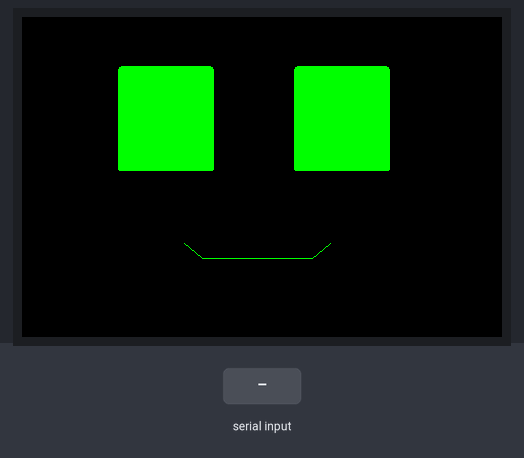
Bench run of a sketch on a simulated ESP32. On the bench: 480×320 colour display. The test bench sets the inputs (shaded band). Random numbers use the default seed unless the sketch sets one.

Above: at 1.5 s.
1.6 s: "phase1: \n" received over Serial
At 2.1 s:
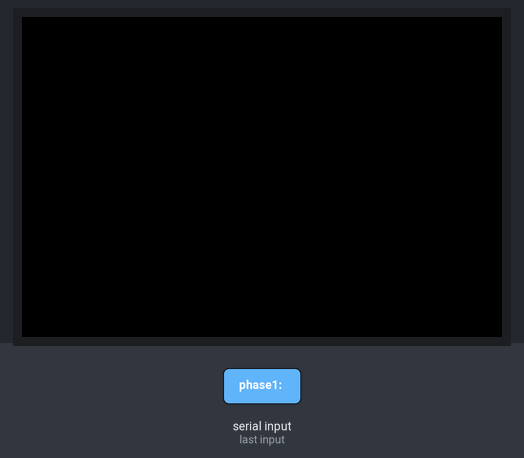
4.6 s: "2" received over Serial
At 5.6 s:
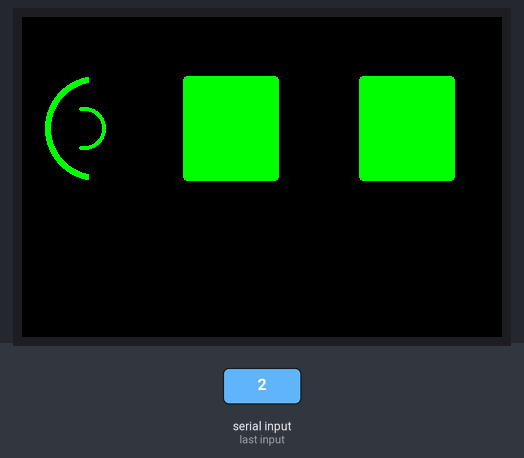
7.6 s: "1" received over Serial
At 8.4 s:
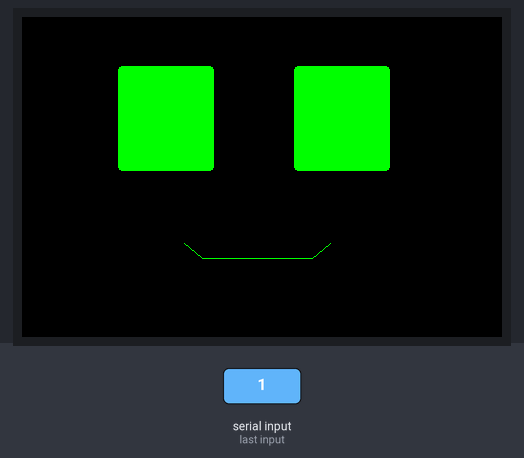
10.1 s: "0" received over Serial
Timing chart, 0 to 13.1 s (numbered marks = the images above; inputs shaded):
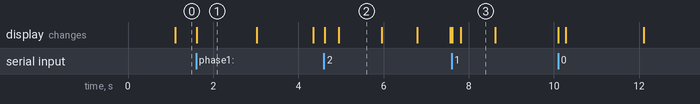

The sketch:

robot-display.ino
```cpp
#include <TFT_eSPI.h>
#include <elapsedMillis.h>

TFT_eSPI tft = TFT_eSPI();

enum Face {IDLE, LISTEN, SPEAK};

#define BG_COLOR TFT_BLACK
#define FG_COLOR TFT_GREEN

constexpr int DISPLAY_WIDTH=480;
constexpr int DISPLAY_HEIGHT=320;

constexpr int EYE_WIDTH=DISPLAY_WIDTH*0.2;
constexpr int EYE_HEIGHT=DISPLAY_HEIGHT*0.33;
constexpr int EYE_LEFT_POS_X=DISPLAY_WIDTH*0.30 - EYE_WIDTH*0.5;
constexpr int EYE_RIGHT_POS_X=DISPLAY_HEIGHT*0.70 + EYE_WIDTH*0.5;
constexpr int EYE_POS_Y = DISPLAY_HEIGHT*0.4 - EYE_HEIGHT*0.75;
constexpr int EYE_CORNER_RADIUS=4;
constexpr int EYE_ANIM_BLINK_TOTAL_TIME = 200;
constexpr int EYE_ANIM_BLINK_DRAW_TIME = 15;

// constexpr int MOUTH_POS_X = EYE_LEFT_POS_X;
constexpr int MOUTH_POS_X = EYE_LEFT_POS_X + 0.5*EYE_WIDTH;
constexpr int MOUTH_POS_Y = EYE_POS_Y + EYE_HEIGHT + 4;
// constexpr int MOUTH_WIDTH = EYE_RIGHT_POS_X + EYE_WIDTH - EYE_LEFT_POS_X;
constexpr int MOUTH_WIDTH = EYE_RIGHT_POS_X - EYE_LEFT_POS_X ;//+ 0.5*EYE_WIDTH;
constexpr int MOUTH_HEIGHT = DISPLAY_HEIGHT*0.4;
constexpr int MOUTH_ACTIVE_WIDTH=MOUTH_WIDTH*0.2;
constexpr int MOUTH_SMILE_START_X = MOUTH_POS_X*1.25;
constexpr int MOUTH_SMILE_END_X = MOUTH_POS_X + MOUTH_WIDTH/1.2;
constexpr int MOUTH_SMILE_DISPL_X = 18;
constexpr int MOUTH_SMILE_DISPL_Y = 15;
constexpr int MOUTH_SMILE_POS_Y =  MOUTH_POS_Y+0.65*MOUTH_HEIGHT;

constexpr int EAR_BIG_OUTER_RADIUS = EYE_HEIGHT*0.5;
constexpr int EAR_BIG_INNER_RADIUS = EYE_HEIGHT*0.5 - 5;
constexpr int EAR_BIG_START_ANGLE = 10;
constexpr int EAR_BIG_END_ANGLE = 170;
constexpr int EAR_SMALL_START_ANGLE = 165;
constexpr int EAR_SMALL_END_ANGLE = 15;
constexpr int EAR_SMALL_OUTER_RADIUS = EYE_HEIGHT*0.2;
constexpr int EAR_SMALL_INNER_RADIUS = EYE_HEIGHT*0.2 - 3;
constexpr int EAR_POS_Y = EYE_POS_Y + 10;

void drawSmile();
void drawFace(int offx=0, int offy=0);
void drawEyes(int offx=0,int offy=0);
void cleanEyes(int offx=0,int offy=0);
void drawEyesBorder(int offx=0,int offy=0);
void animationIdle();
void animationBlink(bool fullface=false);
void animationListen();
void animationSpeak();

Face face = IDLE;

void setup() {
  Serial.begin(115200);

  tft.init();
  tft.invertDisplay(0);
  tft.setRotation(3); // Try 1 or 3 for landscape orientation
  tft.fillScreen(BG_COLOR); // Initial screen clear in setup
  // Initial screen clear in setup
  tft.setCursor(20,20);
  tft.println("hello");
}

void loop(){
  static uint8_t b = 0;
  static bool b1 = false;
  while(Serial.available()) {
    tft.fillScreen(BG_COLOR); // Initial screen clear in setup
    tft.setCursor(20,20);
    b = Serial.read();
    b1 = true;
  }
  if(b1){
    //tft.println(String(b));
    b1 = false;

    if(b == 2 || b == '2') face=LISTEN;
    else if(b == 3 || b == '3') face=SPEAK;
    else face = IDLE;

  }

  switch(face){
    case LISTEN:
      animationListen();
    break;
    case SPEAK:
      animationSpeak();
    break;
    case IDLE:
      animationIdle();
  }
  //drawEyes();
  // delay(1500);
  // animationBlink();
  //animationListen();
  //animationSpeak();
}

void cleanEyes(int offx, int offy){
  tft.fillRoundRect(EYE_LEFT_POS_X+offx, EYE_POS_Y+offy, EYE_WIDTH, EYE_HEIGHT, EYE_CORNER_RADIUS, BG_COLOR);
  tft.fillRoundRect(EYE_RIGHT_POS_X+offx, EYE_POS_Y+offy, EYE_WIDTH, EYE_HEIGHT, EYE_CORNER_RADIUS, BG_COLOR);
}

void drawFace(int offx, int offy){
  drawEyes(offx, offy);
  drawSmile();
  // tft.drawLine(MOUTH_POS_X, MOUTH_POS_Y+0.65*MOUTH_HEIGHT, MOUTH_POS_X+MOUTH_WIDTH, MOUTH_POS_Y+0.65*MOUTH_HEIGHT, FG_COLOR);
  // tft.drawLine(MOUTH_POS_X, MOUTH_POS_Y+0.65*MOUTH_HEIGHT, MOUTH_POS_X-18, MOUTH_POS_Y+0.65*MOUTH_HEIGHT-15, FG_COLOR);
  // tft.drawLine(MOUTH_POS_X+MOUTH_WIDTH, MOUTH_POS_Y+0.65*MOUTH_HEIGHT, MOUTH_POS_X+MOUTH_WIDTH+18, MOUTH_POS_Y+0.65*MOUTH_HEIGHT-15, FG_COLOR);
}

void drawSmile(){
  tft.drawLine(MOUTH_SMILE_START_X, MOUTH_SMILE_POS_Y, MOUTH_SMILE_END_X, MOUTH_SMILE_POS_Y, FG_COLOR);
  tft.drawLine(MOUTH_SMILE_START_X, MOUTH_SMILE_POS_Y, MOUTH_SMILE_START_X-MOUTH_SMILE_DISPL_X, MOUTH_SMILE_POS_Y-MOUTH_SMILE_DISPL_Y, FG_COLOR);
  tft.drawLine(MOUTH_SMILE_END_X, MOUTH_SMILE_POS_Y, MOUTH_SMILE_END_X+MOUTH_SMILE_DISPL_X, MOUTH_SMILE_POS_Y-MOUTH_SMILE_DISPL_Y, FG_COLOR);
}

void drawEyes(int offx, int offy){
  tft.fillRoundRect(EYE_LEFT_POS_X+offx, EYE_POS_Y+offy, EYE_WIDTH, EYE_HEIGHT, EYE_CORNER_RADIUS, FG_COLOR);
  tft.fillRoundRect(EYE_RIGHT_POS_X+offx, EYE_POS_Y+offy, EYE_WIDTH, EYE_HEIGHT, EYE_CORNER_RADIUS, FG_COLOR);
}

void drawEyesBorder(int offx, int offy){
  tft.drawRoundRect(EYE_LEFT_POS_X+offx, EYE_POS_Y+offy, EYE_WIDTH, EYE_HEIGHT, EYE_CORNER_RADIUS, FG_COLOR);
  tft.drawRoundRect(EYE_RIGHT_POS_X+offx, EYE_POS_Y+offy, EYE_WIDTH, EYE_HEIGHT, EYE_CORNER_RADIUS, FG_COLOR);
}

void drawMouth(double phase1, double phase2, double phase3){
  // Mouth is a sinusoidal function with dynamic amplitude
  tft.fillRect(MOUTH_POS_X, MOUTH_POS_Y, MOUTH_WIDTH, MOUTH_HEIGHT, BG_COLOR);
  int old_x{MOUTH_POS_X};
  int old_y{MOUTH_POS_Y + MOUTH_HEIGHT*0.4};

  for (int x = MOUTH_POS_X ; x < MOUTH_POS_X + MOUTH_WIDTH; x++){

    // Serial.print("x ");
    // Serial.println(x);
    double y1 = abs(x - phase1) > 1e-1 ? 35*sin(x - phase1)/(x - phase1) : 35;
    // Serial.print("y ");
    // Serial.println(y);
    double y2 = abs(x - phase2) > 1e-1 ? -35*sin(0.4*PI*(double)x - phase2)/(x - phase2) : -35;
    // Serial.print("y ");
    // Serial.println(y);
    double y3 = abs(x - phase3) > 1e-1 ? -25*sin(0.02*PI*x*x*x - phase3)/(x - phase3) : -25;
    int y = y1 + y2 + y3 + MOUTH_POS_Y + MOUTH_HEIGHT*0.4;

    tft.drawLine(old_x, old_y, x, y, FG_COLOR);
    old_x = x;
    old_y = y;
  }
}


void animationListen(){
  static elapsedMillis animTimer=0;
  static unsigned long waitTime=0;
  static bool state = false;

  if(animTimer >= waitTime){
    tft.fillScreen(BG_COLOR); // Initial screen clear in setup
    state = !state;
    waitTime = 600 + random(4)*80;
    animTimer = 0;
  }

  if(state){
    drawEyes(65, EAR_POS_Y - EYE_POS_Y);
    tft.drawArc(62, EAR_POS_Y + EYE_HEIGHT*0.3 + EAR_SMALL_OUTER_RADIUS , EAR_SMALL_OUTER_RADIUS, EAR_SMALL_INNER_RADIUS, EAR_SMALL_START_ANGLE, EAR_SMALL_END_ANGLE, FG_COLOR, BG_COLOR, true);
    tft.drawArc(75, EAR_POS_Y + EAR_BIG_OUTER_RADIUS, EAR_BIG_OUTER_RADIUS, EAR_BIG_INNER_RADIUS, EAR_BIG_START_ANGLE, EAR_BIG_END_ANGLE, FG_COLOR, BG_COLOR, true);
  }else{
    drawEyes(-65, EAR_POS_Y - EYE_POS_Y);
    tft.drawArc(DISPLAY_WIDTH - 62 - EAR_SMALL_OUTER_RADIUS, EAR_POS_Y + EYE_HEIGHT*0.3 + EAR_SMALL_OUTER_RADIUS , EAR_SMALL_OUTER_RADIUS, EAR_SMALL_INNER_RADIUS, 360 - EAR_SMALL_END_ANGLE, 360 - EAR_SMALL_START_ANGLE, FG_COLOR, BG_COLOR, true);
    tft.drawArc(DISPLAY_WIDTH - 75 - EAR_SMALL_OUTER_RADIUS, EAR_POS_Y + EAR_BIG_OUTER_RADIUS, EAR_BIG_OUTER_RADIUS, EAR_BIG_INNER_RADIUS, 360 - EAR_BIG_END_ANGLE, 360 - EAR_BIG_START_ANGLE, FG_COLOR, BG_COLOR, true);
  }

}

void animationSpeak(){
  // tft.fillScreen(BG_COLOR); // Initial screen clear in setup
  drawEyes();

  static double phase1{0};
  static double phase2{-16};
  static double phase3{13};
  static double offset1{19};
  static double offset2{-25};
  static double offset3{12};

  drawMouth(phase1 + 0.5*DISPLAY_WIDTH, phase2 + 0.5*DISPLAY_WIDTH, phase3 + 0.5*DISPLAY_WIDTH);

  if(phase1 > MOUTH_ACTIVE_WIDTH || phase1 < -MOUTH_ACTIVE_WIDTH) offset1 *= -1;
  if(phase2 > MOUTH_ACTIVE_WIDTH || phase2 < -MOUTH_ACTIVE_WIDTH) offset2 *= -1;
  if(phase3 > MOUTH_ACTIVE_WIDTH || phase3 < -MOUTH_ACTIVE_WIDTH) offset3 *= -1;

  phase1 += offset1;
  phase2 += offset2;
  phase3 += offset3;
  // Serial.print("phase1: ");
  // Serial.println(phase1);
}


void animationBlink(bool fullface) {
  if(fullface) drawFace();
  else drawEyes();

  for(int i = 0; i < random(1,2); i++){
    delay(350 + random(3)*50);
    elapsedMillis t = 0;
    elapsedMillis t1 = 0;
    while(t <= EYE_ANIM_BLINK_TOTAL_TIME){
      if(t1 < EYE_ANIM_BLINK_DRAW_TIME) continue;

      t1 = 0;
      // Serial.println(t);
      //int h =  max(EYE_CORNER_RADIUS*0.75, EYE_HEIGHT - EYE_HEIGHT / pow(2, 2 * (t/EYE_ANIM_BLINK_TOTAL_TIME)*1e-3));
      int h = EYE_HEIGHT / pow(2, 5 * (t/ (double)EYE_ANIM_BLINK_TOTAL_TIME));
      // Serial.println(h);

      tft.fillScreen(BG_COLOR); // Initial screen clear in setup
      // cleanEyes(); // TODO: only clean eyes?

      drawEyesBorder();
      if(fullface) drawSmile();
      tft.fillRoundRect(EYE_LEFT_POS_X, EYE_POS_Y+EYE_HEIGHT-h, EYE_WIDTH, h, EYE_CORNER_RADIUS, TFT_GREEN);
      tft.fillRoundRect(EYE_RIGHT_POS_X, EYE_POS_Y+EYE_HEIGHT-h, EYE_WIDTH, h, EYE_CORNER_RADIUS, TFT_GREEN);
    }
    if(fullface) drawFace();
    else drawEyes();

  }
}

void animationIdle(){
  static elapsedMillis animTimer=0;
  static unsigned long waitTime=0;

  drawFace();
  if(animTimer >= waitTime){
    animationBlink(true);
    animTimer = 0;
    waitTime = 1800 + random(4)*300;
  }
}
```

Measured:
- after the input at 1.6 s, the display: changes at once (image 1)
- after the input at 4.6 s, the display: first changes at once (image 2 shows a later state)
- what the display in image 1 shows lasts 1.4 s, from 1.6 s to 3.0 s
- what the display in image 2 shows lasts 1.1 s, from 4.9 s to 6.0 s
